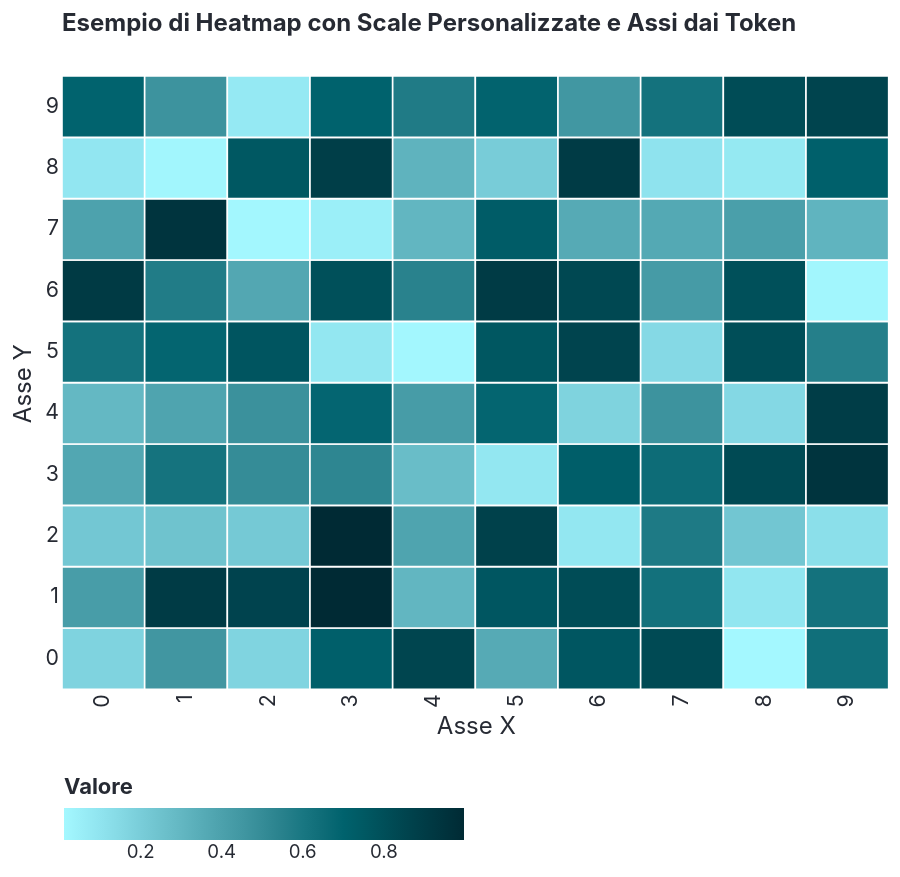

The notebook cell this image was saved under:
### Code cell
# Genera una heatmap di esempio con Altair
import numpy as np
import pandas as pd
import altair as alt
import mobility_book_style as mbs

# Abilita il tema
mbs.enable_altair_theme()

# Ottieni configurazioni heatmap dai token
axis_cfg = mbs.get_heatmap_axis_config()

# Crea dati di esempio
data = pd.DataFrame({
    'X': np.tile(np.arange(10), 10),
    'Y': np.repeat(np.arange(10), 10),
    'Value': np.random.rand(100)
})

# Usa get_color_scale() per ottenere la scala personalizzata dal tema
rust_scale = mbs.get_color_scale('teal')

# Crea la heatmap con configurazioni assi dai token
heatmap = alt.Chart(data).mark_rect().encode(
    x=alt.X('X:O', title='Asse X', axis=alt.Axis(**axis_cfg['x'])),
    y=alt.Y('Y:O', title='Asse Y', axis=alt.Axis(**axis_cfg['y']), scale=alt.Scale(reverse=True)),
    color=alt.Color('Value:Q', scale=alt.Scale(range=rust_scale), title='Valore', legend=alt.Legend(orient=axis_cfg['legend_orient'])),
    tooltip=['X', 'Y', 'Value']
).properties(
    title='Esempio di Heatmap con Scale Personalizzate e Assi dai Token',
)

# Mostra la heatmap
heatmap

### Figure 1 — Vega-Lite specification as saved in the notebook (floating-point values rounded to 4 significant figures)
{"config": {"background": "#ffffff", "font": "Inter, sans-serif", "mark": {"color": "#348b96"}, "rect": {"stroke": "#ffffff", "strokeWidth": 0.8, "cornerRadius": 0.0}, "title": {"color": "#262A33", "anchor": "start", "dy": -15, "fontSize": 12.0, "font": "Inter, sans-serif", "fontWeight": "700", "frame": "group"}, "axis": {"labelColor": "#262A33", "labelFontSize": 12.0, "labelFont": "Inter, sans-serif", "labelFontWeight": "400", "titleColor": "#262A33", "titleFontSize": 12.0, "titleFont": "Inter, sans-serif", "titleFontWeight": "400", "grid": true, "gridColor": "#e0e0e0", "labelAngle": 0, "domainWidth": 1.067, "labelPadding": 2, "tickWidth": 1.067}, "axisX": {"grid": false, "ticks": true, "tickSize": 5.333, "tickWidth": 1.067, "tickColor": "#262A33", "domainWidth": 1.067}, "axisY": {"grid": true, "gridWidth": 1.067, "gridColor": "#e0e0e0", "ticks": false, "tickSize": 0, "domain": false}, "legend": {"labelFontSize": 9.333, "padding": 1, "symbolType": "square", "labelFont": "Inter, sans-serif", "titleFont": "Inter, sans-serif"}, "style": {"guide-label": {"font": "Inter, sans-serif", "fill": "#262A33"}, "guide-title": {"font": "Inter, sans-serif", "fill": "#262A33"}}, "range": {"category": ["#348b96", "#981a40", "#534e93", "#a0a369", "#d5aa00", "#7b7284", "#d67335"], "diverging": ["#348b96", "#5ea09c", "#8bb4a6", "#b5c7b5", "#dcdbcb", "#fff1e6", "#ebc7bc", "#d89d97", "#c47375", "#af4958", "#981a40"], "ordinal": ["#a4f8ff", "#8ee2ed", "#77cbd7", "#61b5c0", "#4ba0ab", "#348b96", "#187681", "#00626d", "#004f59", "#003c46", "#002a34"], "ramp": ["#a4f8ff", "#8ee2ed", "#77cbd7", "#61b5c0", "#4ba0ab", "#348b96", "#187681", "#00626d", "#004f59", "#003c46", "#002a34"], "heatmap": ["#a4f8ff", "#8ee2ed", "#77cbd7", "#61b5c0", "#4ba0ab", "#348b96", "#187681", "#00626d", "#004f59", "#003c46", "#002a34"], "teal": ["#a4f8ff", "#8ee2ed", "#77cbd7", "#61b5c0", "#4ba0ab", "#348b96", "#187681", "#00626d", "#004f59", "#003c46", "#002a34"], "burgundy": ["#e5647e", "#d55671", "#c54864", "#b63a58", "#a72b4b", "#981a40", "#880134", "#790029", "#6b001e", "#5c0013", "#4d0009"], "neutral": ["#ffffff", "#f5f5f5", "#e0e0e0", "#ccc2d6", "#b7adc1", "#a299ac", "#8e8597", "#7b7284", "#5b566b", "#4f4b5f", "#443f53"], "purple": ["#9694df", "#8885cf", "#7a77c0", "#6d69b1", "#5f5ba1", "#534e93", "#464084", "#3a3375", "#2f2667", "#241959", "#1a0a4b"], "olive": ["#e5ecC5", "#d6ddb1", "#c8ce9d", "#bcc08a", "#aeb177", "#a0a369", "#939761", "#858852", "#777a43", "#6a6c34", "#5d5f26"], "gold": ["#fff865", "#ffe952", "#ffd93f", "#f9ca2d", "#e8ba1a", "#d5aa00", "#b29700", "#a08700", "#8e7800", "#7c6900", "#6b5a00"], "rust": ["#ffc78a", "#ffb579", "#ffa468", "#fa9357", "#e88346", "#d67335", "#c46221", "#b25205", "#a04200", "#8f3200", "#7e2100"]}, "point": {"filled": true, "size": 48.07}, "line": {"strokeWidth": 2.0, "strokeCap": "round", "strokeJoin": "round"}, "view": {"stroke": "transparent", "continuousWidth": 413.3, "continuousHeight": 306.7, "discreteWidth": 413.3, "discreteHeight": 306.7}}, "data": {"name": "data-3edbd335ff9f2214e6b964a8fa55c7f7"}, "mark": {"type": "rect"}, "encoding": {"color": {"field": "Value", "legend": {"orient": "bottom"}, "scale": {"range": ["#a4f8ff", "#8ee2ed", "#77cbd7", "#61b5c0", "#4ba0ab", "#348b96", "#187681", "#00626d", "#004f59", "#003c46", "#002a34"]}, "title": "Valore", "type": "quantitative"}, "tooltip": [{"field": "X", "type": "quantitative"}, {"field": "Y", "type": "quantitative"}, {"field": "Value", "type": "quantitative"}], "x": {"axis": {"domain": false, "grid": false, "labelAngle": -90, "labelFontSize": 10.67, "ticks": false}, "field": "X", "title": "Asse X", "type": "ordinal"}, "y": {"axis": {"domain": false, "grid": false, "labelFontSize": 10.67, "ticks": false}, "field": "Y", "scale": {"reverse": true}, "title": "Asse Y", "type": "ordinal"}}, "title": "Esempio di Heatmap con Scale Personalizzate e Assi dai Token", "$schema": "https://vega.github.io/schema/vega-lite/v5.20.1.json", "datasets": {"data-3edbd335ff9f2214e6b964a8fa55c7f7": [{"X": 0, "Y": 0, "Value": 0.1732}, {"X": 1, "Y": 0, "Value": 0.4506}, {"X": 2, "Y": 0, "Value": 0.1693}, {"X": 3, "Y": 0, "Value": 0.7175}, {"X": 4, "Y": 0, "Value": 0.8531}, {"X": 5, "Y": 0, "Value": 0.3564}, {"X": 6, "Y": 0, "Value": 0.7619}, {"X": 7, "Y": 0, "Value": 0.8265}, {"X": 8, "Y": 0, "Value": 0.0108}, {"X": 9, "Y": 0, "Value": 0.6388}, {"X": 0, "Y": 1, "Value": 0.4186}, {"X": 1, "Y": 1, "Value": 0.9022}, {"X": 2, "Y": 1, "Value": 0.8598}, {"X": 3, "Y": 1, "Value": 0.9958}, {"X": 4, "Y": 1, "Value": 0.3037}, {"X": 5, "Y": 1, "Value": 0.7618}, {"X": 6, "Y": 1, "Value": 0.815}, {"X": 7, "Y": 1, "Value": 0.6281}, {"X": 8, "Y": 1, "Value": 0.09126}, {"X": 9, "Y": 1, "Value": 0.6217}, {"X": 0, "Y": 2, "Value": 0.2267}, {"X": 1, "Y": 2, "Value": 0.2447}, {"X": 2, "Y": 2, "Value": 0.2167}, {"X": 3, "Y": 2, "Value": 0.998}, {"X": 4, "Y": 2, "Value": 0.389}, {"X": 5, "Y": 2, "Value": 0.8724}, {"X": 6, "Y": 2, "Value": 0.0873}, {"X": 7, "Y": 2, "Value": 0.5852}, {"X": 8, "Y": 2, "Value": 0.2312}, {"X": 9, "Y": 2, "Value": 0.1216}, {"X": 0, "Y": 3, "Value": 0.3747}, {"X": 1, "Y": 3, "Value": 0.6192}, {"X": 2, "Y": 3, "Value": 0.5005}, {"X": 3, "Y": 3, "Value": 0.5263}, {"X": 4, "Y": 3, "Value": 0.2726}, {"X": 5, "Y": 3, "Value": 0.08689}, {"X": 6, "Y": 3, "Value": 0.7203}, {"X": 7, "Y": 3, "Value": 0.6509}, {"X": 8, "Y": 3, "Value": 0.8284}, {"X": 9, "Y": 3, "Value": 0.9425}, {"X": 0, "Y": 4, "Value": 0.2926}, {"X": 1, "Y": 4, "Value": 0.3882}, {"X": 2, "Y": 4, "Value": 0.4756}, {"X": 3, "Y": 4, "Value": 0.6844}, {"X": 4, "Y": 4, "Value": 0.4232}, {"X": 5, "Y": 4, "Value": 0.6856}, {"X": 6, "Y": 4, "Value": 0.1752}, {"X": 7, "Y": 4, "Value": 0.4653}, {"X": 8, "Y": 4, "Value": 0.1507}, {"X": 9, "Y": 4, "Value": 0.892}, {"X": 0, "Y": 5, "Value": 0.6241}, {"X": 1, "Y": 5, "Value": 0.6862}, {"X": 2, "Y": 5, "Value": 0.7681}, {"X": 3, "Y": 5, "Value": 0.08524}, {"X": 4, "Y": 5, "Value": 0.0155}, {"X": 5, "Y": 5, "Value": 0.7587}, {"X": 6, "Y": 5, "Value": 0.8571}, {"X": 7, "Y": 5, "Value": 0.1468}, {"X": 8, "Y": 5, "Value": 0.8063}, {"X": 9, "Y": 5, "Value": 0.5603}, {"X": 0, "Y": 6, "Value": 0.9121}, {"X": 1, "Y": 6, "Value": 0.5753}, {"X": 2, "Y": 6, "Value": 0.3719}, {"X": 3, "Y": 6, "Value": 0.7973}, {"X": 4, "Y": 6, "Value": 0.5476}, {"X": 5, "Y": 6, "Value": 0.9064}, {"X": 6, "Y": 6, "Value": 0.8375}, {"X": 7, "Y": 6, "Value": 0.4284}, {"X": 8, "Y": 6, "Value": 0.7974}, {"X": 9, "Y": 6, "Value": 0.02052}, {"X": 0, "Y": 7, "Value": 0.3951}, {"X": 1, "Y": 7, "Value": 0.9442}, {"X": 2, "Y": 7, "Value": 0.01526}, {"X": 3, "Y": 7, "Value": 0.05142}, {"X": 4, "Y": 7, "Value": 0.3023}, {"X": 5, "Y": 7, "Value": 0.7329}, {"X": 6, "Y": 7, "Value": 0.3564}, {"X": 7, "Y": 7, "Value": 0.3638}, {"X": 8, "Y": 7, "Value": 0.4088}, {"X": 9, "Y": 7, "Value": 0.3123}, {"X": 0, "Y": 8, "Value": 0.08981}, {"X": 1, "Y": 8, "Value": 0.02148}, {"X": 2, "Y": 8, "Value": 0.7546}, {"X": 3, "Y": 8, "Value": 0.8912}, {"X": 4, "Y": 8, "Value": 0.315}, {"X": 5, "Y": 8, "Value": 0.2038}, {"X": 6, "Y": 8, "Value": 0.9064}, {"X": 7, "Y": 8, "Value": 0.1054}, {"X": 8, "Y": 8, "Value": 0.08007}, {"X": 9, "Y": 8, "Value": 0.7128}, {"X": 0, "Y": 9, "Value": 0.699}, {"X": 1, "Y": 9, "Value": 0.4661}, {"X": 2, "Y": 9, "Value": 0.07719}, {"X": 3, "Y": 9, "Value": 0.7035}, {"X": 4, "Y": 9, "Value": 0.5776}, {"X": 5, "Y": 9, "Value": 0.6954}, {"X": 6, "Y": 9, "Value": 0.4494}, {"X": 7, "Y": 9, "Value": 0.6244}, {"X": 8, "Y": 9, "Value": 0.8163}, {"X": 9, "Y": 9, "Value": 0.8597}]}}
